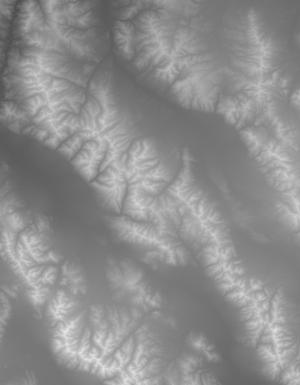
#> input picture examples/Mansell/terrain_test.jpg, 300 x 385 px
$ python Hannibal_integrator.py
#> lines starting #> are read from the running program, lines starting #| are printed output that depends on the picture
#===============================================================================
# Integrates EOM + costate equations to see how legit the trajectory is
#===============================================================================
import dill
from math import *
import matplotlib.pyplot as plt
from PIL import Image
import numpy as np
from scipy import interpolate
from scipy import integrate
import scipy.ndimage as ndimage
from mpl_toolkits.mplot3d import Axes3D
from matplotlib import cm

#Load image
img=Image.open('terrain_test.jpg')
#> img is the input picture: PIL image 300x385 L; min 77, max 230, mean 140.6
img=np.array(img)
img=np.asfarray(img)/255.0 #Scale to unity scale (and convert to float - important)
#> img: shape (385, 300) float64
img=ndimage.gaussian_filter(img,sigma=10,order=0) #Smooth image
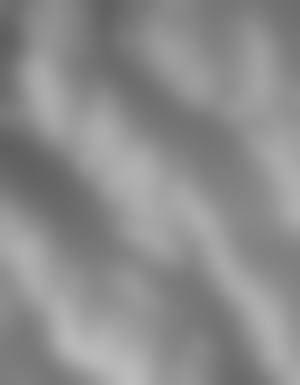
#> img: shape (385, 300) float64; min 0.374, max 0.74, mean 0.551
Xcoords=np.linspace(0,10,len(img[:,0])) #North Coordinates
#> Xcoords = 385 values from 0 to 10
Ycoords=Xcoords[0:len(img[0,:])] #East Coordinates
#> Ycoords = 300 values from 0 to 7.79
terr_spl=interpolate.RectBivariateSpline(Xcoords,Ycoords,img,kx=3,ky=3)

#Global parameters
w = 0.99 #Weighting factor
gam = 1.0 #Conversion factor
V = 1.0 #Speed
elev = 100.0 #Elevation

#Terrain function
def terrain(x,y): #Functions must be defined outside of the get_problem()
    if np.iscomplex(x)==True:
        xderiv=(terr_spl.ev(np.real(x)+25e-2,y)-terr_spl.ev(np.real(x)-25e-2,y))/5e-1
        return xderiv*1j*1e-30
    elif np.iscomplex(y)==True:
        yderiv=(terr_spl.ev(x,np.real(y)+25e-2)-terr_spl.ev(x,np.real(y)-25e-2))/5e-1
        return yderiv*1j*1e-30
    else:
        return terr_spl.ev(x,y)

def terrainA(x,y):
    terr=(-0.3*np.exp(-0.5*((x-2.7)**2+1.5*(y-2.1)**2))+2.6*np.exp(-0.55*(0.87*(x-6.7)**2+(y-2.2)**2))+2.1*np.exp(-0.27*(0.2*(x-5.5)**2+(y-7.2)**2))+ \
    1.6*(np.cos(0.8*y))**2*(np.sin(0.796*x))**2)*0.21509729918970577/0.772319886055
    return terr

#Equations of motion (calculated manually)
def EOM(x_vect,t):
    global w, gam, V, elev
    hdg = np.arctan2(-x_vect[3],-x_vect[2])
    xdot = V*np.cos(hdg)
    ydot = V*np.sin(hdg)
    lam1dot = -w*gam*elev*np.imag(terrain(x_vect[0]+(1e-30)*1j,x_vect[1])/1e-30)
    lam2dot = -w*gam*elev*np.imag(terrain(x_vect[0],x_vect[1]+(1e-30)*1j)/1e-30)
    return np.array([xdot, ydot, lam1dot, lam2dot])

#Load data
#> (the run stopped early here; a loop or call above may not have finished)
